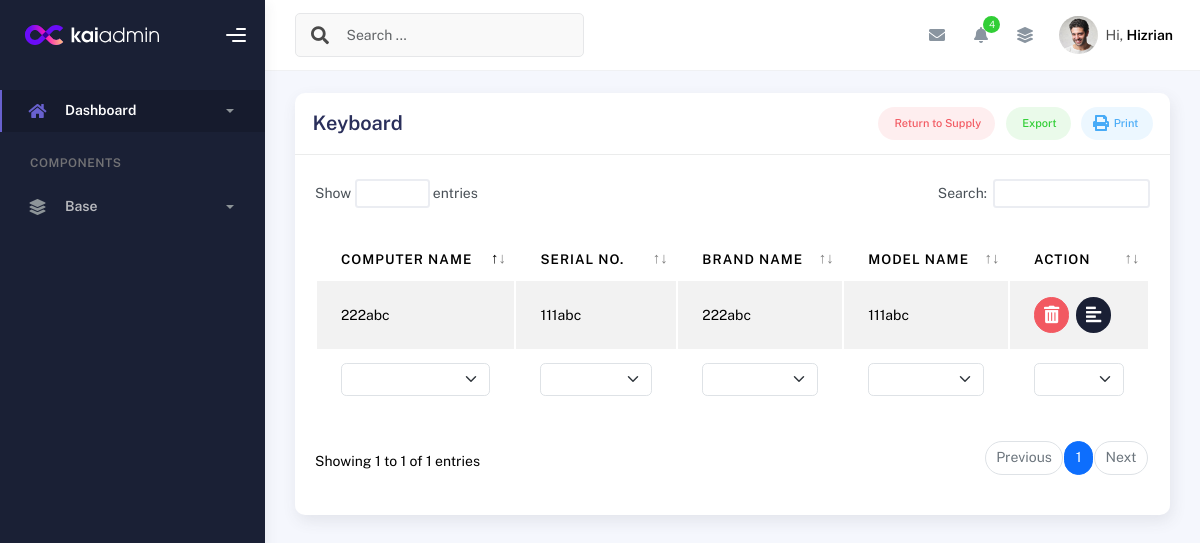
Page /keyboard_details/ on the earlier database version.
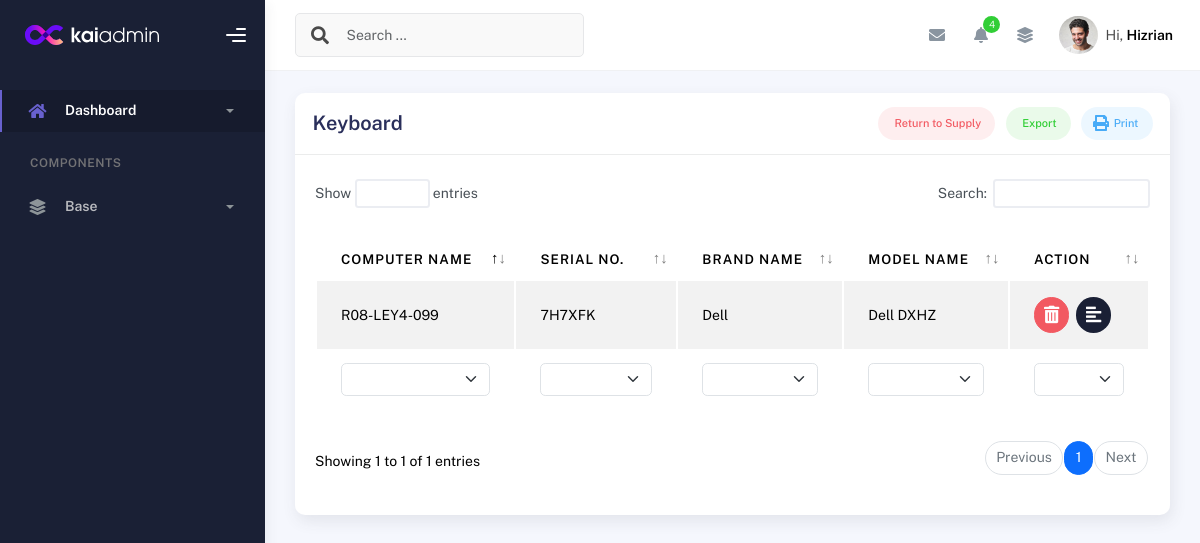
Same page on the later database version.
### inventory/models.py (models this page shows, shortened)
class KeyboardDetails(models.Model):
    id = models.IntegerField(primary_key=True)  # Allow manual assignment
    desktop_package = models.ForeignKey(Desktop_Package, related_name='keyboards', on_delete=models.CASCADE)
    keyboard_sn_db = models.CharField(max_length=255)
    keyboard_brand_db = models.CharField(max_length=255)
    keyboard_model_db = models.CharField(max_length=255)
    is_disposed = models.BooleanField(default=False)  # To indicate if the keyboard is disposed
    @property
    def computer_name(self):
        desktop_details = DesktopDetails.objects.filter(desktop_package=self.desktop_package).first()
        return desktop_details.computer_name if desktop_details else "N/A"

class Desktop_Package(models.Model):
    is_disposed = models.BooleanField(default=False)
    disposal_date = models.DateField(null=True, blank=True)
    created_at = models.DateTimeField(auto_now_add=True)
    updated_at = models.DateTimeField(auto_now=True)

class DesktopDetails(models.Model):
    id = models.IntegerField(primary_key=True)  # Allow manual assignment
    desktop_package = models.ForeignKey(Desktop_Package, related_name='desktop_details', on_delete=models.CASCADE)
    serial_no = models.CharField(max_length=255)
    computer_name = models.CharField(max_length=255, unique=True, null=True)
    brand_name = models.CharField(max_length=255)
    model = models.CharField(max_length=255, null=True)
    processor = models.CharField(max_length=33, null=True)
    memory = models.CharField(max_length=100, null=True)
    drive = models.CharField(max_length=332, null=True)
    asset_owner = models.CharField(max_length=255, null=True)
    desktop_Graphics = models.CharField(max_length=100, blank=True, null=True)
    desktop_Graphics_Size = models.CharField(max_length=100, blank=True, null=True)
    desktop_OS = models.CharField(max_length=100, blank=True, null=True)
    desktop_Office = models.CharField(max_length=100, blank=True, null=True)
    desktop_OS_keys = models.CharField(max_length=100, blank=True, null=True)
    desktop_Office_keys = models.CharField(max_length=100, blank=True, null=True)
    is_disposed = models.BooleanField(default=False)  # To indicate if the Desktop is disposed
    created_at = models.DateTimeField(default=timezone.now)  # Date when the desktop was added

### inventory/views.py (the view)
# urls.py: path('keyboard_details/', views.keyboard_details, name='keyboard_details'),
def keyboard_details(request):
    keyboard_details = KeyboardDetails.objects.all()
    mouse_details = MouseDetails.objects.all()
    return render(request, 'keyboard_details.html', {'keyboard_details': keyboard_details,
                                                     'mouse_details': mouse_details})

### templates/keyboard_details.html (shortened to what this page needs)
{% extends 'base.html' %}
{% block content %}
<div class="container">
  <div class="page-inner">
    <div class="row">
      <div class="col-md-12">
        <div class="card">
          <div class="card-header">
            <div class="card-head-row">
              <h4 class="card-title">Keyboard</h4>
              <div class="card-tools">
                <a href="#" class="btn btn-label-danger btn-round btn-sm me-2">
                  Return to Supply
                </a>
                <a href="#" class="btn btn-label-success btn-round btn-sm me-2">
                  Export
                </a>
                <a href="#" class="btn btn-label-info btn-round btn-sm">
                  Print
                </a>
              </div>
            </div>
          </div>
          <div class="card-body">
            <div class="table">
              <table id="multi-filter-select" class="display table table-striped table-hover">
                <thead>
                  <tr>
                    <th>Computer Name</th>
                    <th>Serial No.</th>
                    <th>Brand Name</th>
                    <th>Model Name</th>
                    <th>Action</th>
                  </tr>
                </thead>
                <tfoot>
                  <tr>
                    <th>Package Number</th>
                    <th>Serial Number</th>
                    <th>Brand Name</th>
                    <th>Model Name</th>
                    <th>Dispose</th>
                  </tr>
                </tfoot>
                <tbody>
                  {% for keyboard in keyboard_details %}
                  {% if not keyboard.is_disposed %}
                  <tr>
                    <td>{{ keyboard.computer_name }}</td>
                    <td>{{ keyboard.keyboard_sn_db }}</td>
                    <td>{{ keyboard.keyboard_brand_db }}</td>
                    <td>{{ keyboard.keyboard_model_db }}</td>
                    <td>
                      <button type="button" class="btn btn-icon btn-round btn-danger" data-bs-toggle="modal" data-bs-target="#confirmDisposeModal"
                              data-item-url="{% url 'keyboard_disposed' keyboard.id %}"
                              data-item-name="{{ keyboard.keyboard_brand_db }} {{ keyboard.keyboard_model_db }}">
                              <i class="fas fa-trash-alt"></i>
                      </button>&nbsp;
                      <a href="{% url 'keyboard_detailed_view' keyboard.id %}">
                        <span class="btn btn-icon btn-round btn-black"><i class="fa fa-align-left"></i></span>
                      </a>
                    </td>
                  </tr>
                  {% endif %}
                  {% endfor %}
                </tbody>
              </table>
            </div>
          </div>
        </div>
      </div>
    </div>
  </div>
</div>
{% endblock %}

Differences in the rows shown:
no longer on this page (row edited): KeyboardDetails: computer_name "222abc", keyboard_sn_db "111abc", keyboard_brand_db "222abc", keyboard_model_db "111abc"
added KeyboardDetails: computer_name "R08-LEY4-099", keyboard_sn_db "7H7XFK", keyboard_brand_db "Dell", keyboard_model_db "Dell DXHZ"
